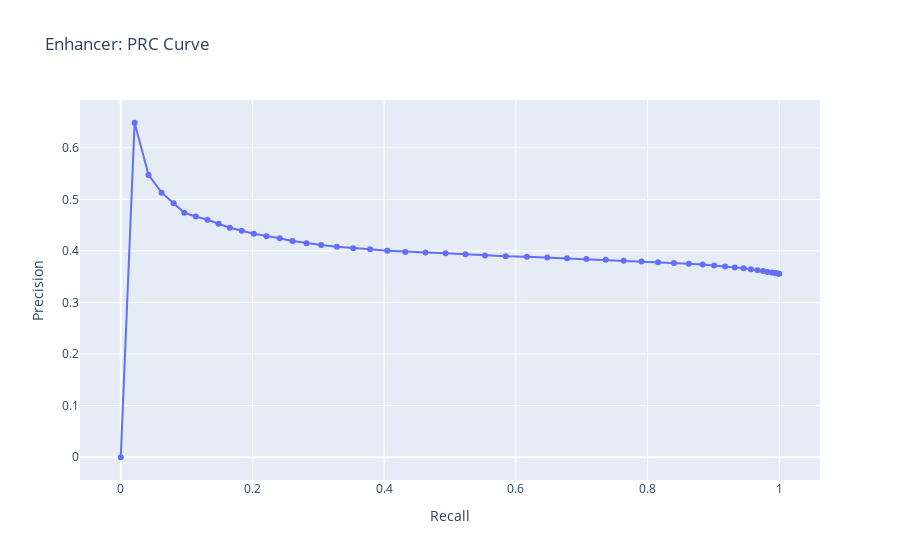

The code cell stored with this chart in its notebook:
### Code cell
filename = os.path.join(base_directory, '1_results.csv')
class_number = 1
plot_PRC(filename, class_number)

### Figure 1 — Plotly figure (JSON) as saved in the notebook; plotly's stock layout.template omitted (floating-point values rounded to 4 significant figures)
{"data": [{"hovertemplate": "Recall=%{x}<br>Precision=%{y}<extra></extra>", "legendgroup": "", "line": {"color": "#636efa", "dash": "solid"}, "marker": {"symbol": "circle"}, "mode": "lines+markers", "name": "", "orientation": "v", "showlegend": false, "type": "scatter", "x": [1, 0.9988, 0.9967, 0.9934, 0.9888, 0.9823, 0.9755, 0.9669, 0.9569, 0.9458, 0.9325, 0.9177, 0.901, 0.8836, 0.8627, 0.8401, 0.8159, 0.7907, 0.7638, 0.7364, 0.7071, 0.6777, 0.6477, 0.6166, 0.5846, 0.5531, 0.5237, 0.4932, 0.4628, 0.4322, 0.4048, 0.3787, 0.3531, 0.3282, 0.3043, 0.2822, 0.261, 0.2414, 0.2212, 0.202, 0.1837, 0.1657, 0.1487, 0.1316, 0.1139, 0.09655, 0.08032, 0.06201, 0.04219, 0.02105, 0], "xaxis": "x", "y": [0.3555, 0.3559, 0.3567, 0.3574, 0.3582, 0.3594, 0.361, 0.3626, 0.3646, 0.3663, 0.368, 0.3698, 0.3715, 0.3737, 0.3753, 0.3766, 0.378, 0.3794, 0.3809, 0.3828, 0.3842, 0.3858, 0.3874, 0.3888, 0.3898, 0.3913, 0.3938, 0.3957, 0.3968, 0.398, 0.4004, 0.403, 0.4053, 0.4082, 0.4113, 0.4148, 0.4191, 0.4247, 0.4285, 0.4332, 0.4393, 0.4451, 0.4527, 0.4604, 0.4668, 0.474, 0.4922, 0.513, 0.5474, 0.6485, 0], "yaxis": "y"}], "layout": {"legend": {"tracegroupgap": 0}, "title": {"text": "Enhancer: PRC Curve"}, "xaxis": {"anchor": "y", "domain": [0, 1], "title": {"text": "Recall"}}, "yaxis": {"anchor": "x", "domain": [0, 1], "title": {"text": "Precision"}}}}
